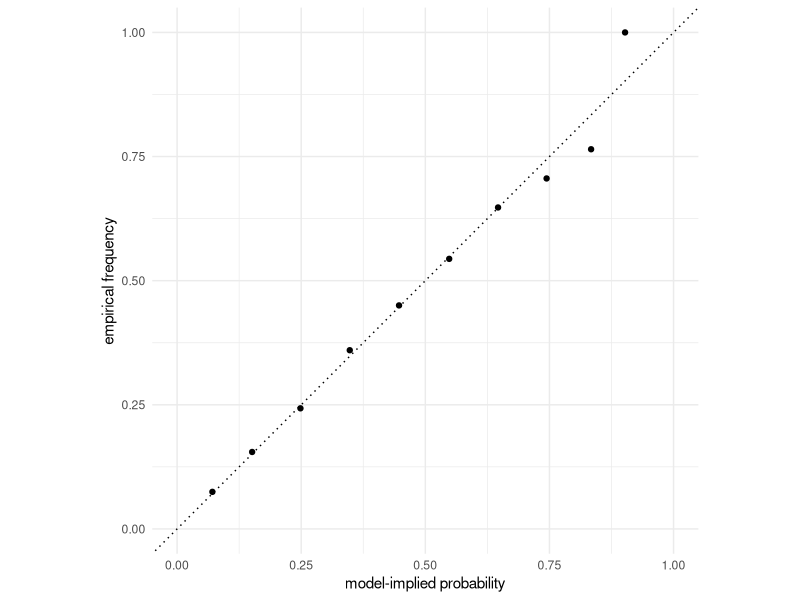

R code for this plot:
## ---- chunk 1
#| label: setup
#| message: false
#| echo: false
library(ggplot2)
theme_set(theme_minimal())
## ---- chunk 2
set.seed(70)
V <- c(0.4, 1.1, -0.2)          # representative utilities of 3 profiles
R <- 10000

wins <- integer(3)
for (r in 1:R) {
    eps <- -log(-log(runif(3)))  # Gumbel draws, from first principles
    U   <- V + eps
    j   <- which.max(U)
    wins[j] <- wins[j] + 1
}

rbind(simulated = wins / R,
      formula   = exp(V) / sum(exp(V)))
## ---- chunk 3
mnl_probs <- function(V) exp(V) / sum(exp(V))
mnl_probs(c(0.4, 1.1, -0.2))
## ---- chunk 4
V2 <- c(car = 0, blue_bus = 0)
V3 <- c(car = 0, blue_bus = 0, red_bus = 0)
list(before = mnl_probs(V2), after = mnl_probs(V3))
## ---- chunk 5
sim_laptop_design <- function(N, T, J) {        # from @sec-data
    n_rows <- N * T * J
    data.frame(
        id    = rep(seq_len(N), each = T * J),
        task  = rep(rep(seq_len(T), each = J), times = N),
        alt   = rep(seq_len(J), times = N * T),
        brand = factor(sample(c("Acer","Dell","Apple"), n_rows, replace = TRUE),
                       levels = c("Acer","Dell","Apple")),
        ram   = factor(sample(c("8","16","32"), n_rows, replace = TRUE),
                       levels = c("8","16","32")),
        screen = factor(sample(c("13","15"), n_rows, replace = TRUE),
                        levels = c("13","15")),
        price = round(runif(n_rows, min = 0.8, max = 2.4), 2)
    )
}

sim_mnl_data <- function(N, T, J, beta) {
    df <- sim_laptop_design(N, T, J)
    X  <- model.matrix(~ brand + ram + screen + price, data = df)[, -1]
    stopifnot(ncol(X) == length(beta))

    task_id <- cumsum(!duplicated(df[, c("id", "task")]))
    eps <- -log(-log(runif(nrow(df))))            # Gumbel, one per utility
    U   <- as.vector(X %*% beta) + eps

    df$choice <- as.integer(ave(U, task_id,
                                FUN = function(u) u == max(u)))
    df
}

set.seed(71)
beta_true <- c(dell = 0.5, apple = 1.0, ram16 = 0.6,
               ram32 = 0.9, screen15 = 0.3, price = -1.2)
laptops <- sim_mnl_data(N = 500, T = 8, J = 3, beta = beta_true)
head(laptops, 3)
## ---- chunk 6
chosen <- laptops[laptops$choice == 1, ]
round(prop.table(table(chosen$brand)), 3)
## ---- chunk 7
tapply(laptops$price, laptops$choice, mean)
## ---- chunk 8
#| label: fig-mnl-calibration
#| fig-cap: "Calibration of the simulated laptop study: model-implied choice probabilities (x) against empirical choice frequencies (y), tasks binned by implied probability. Points on the 45-degree line mean the simulator implements the MNL it claims to."
#| fig-width: 5
#| fig-height: 3.5
X <- model.matrix(~ brand + ram + screen + price, data = laptops)[, -1]
task_id <- cumsum(!duplicated(laptops[, c("id", "task")]))

eV   <- exp(as.vector(X %*% beta_true))
P    <- eV / rowsum(eV, task_id)[task_id]   # eq-mnl-prob, all rows at once

bins <- cut(P, breaks = seq(0, 1, by = 0.1))
cal  <- data.frame(implied  = tapply(P, bins, mean),
                   observed = tapply(laptops$choice, bins, mean))

ggplot(cal, aes(implied, observed)) +
    geom_abline(linetype = "dotted") +
    geom_point() +
    coord_equal(xlim = c(0, 1), ylim = c(0, 1)) +
    labs(x = "model-implied probability", y = "empirical frequency")
## ---- chunk 9
dir.create("../data", showWarnings = FALSE)
saveRDS(list(data = laptops, beta_true = beta_true),
        file = "../data/laptop_study.rds")
